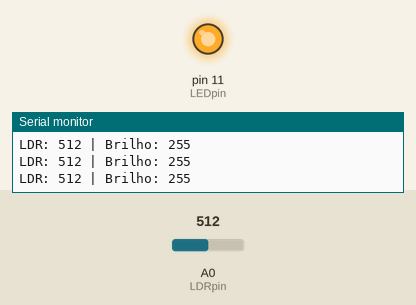
This sketch was run on a simulated Arduino Uno, built with avr-gcc and run on an emulated ATmega328P. On the bench: output pins drawn as LEDs (lit = HIGH), the last lines printed to the serial monitor. The inputs (shaded band) are chosen by the test bench; at power-on: A0 (LDRpin) = 512.

Above: at 1.2 s.
1.3 s: A0 (LDRpin) set to 190
4.3 s: A0 (LDRpin) set to 164
At 4.9 s:
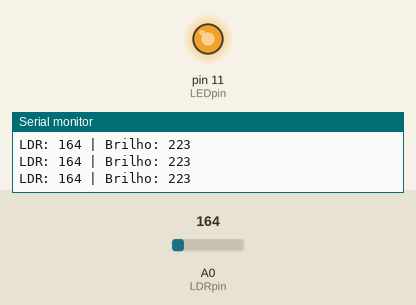
5.8 s: A0 (LDRpin) set to 0
At 7.0 s:
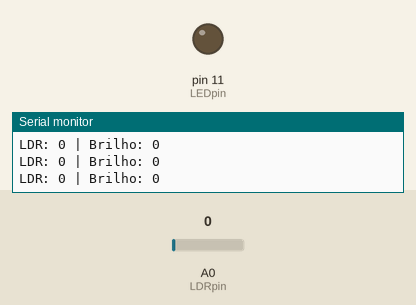
7.3 s: A0 (LDRpin) set to 48
10.3 s: A0 (LDRpin) set to 56
At 10.9 s:
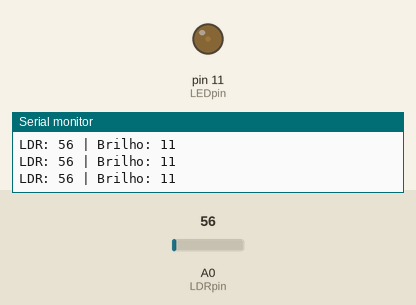
13.3 s: A0 (LDRpin) set to 122
At 14.4 s:
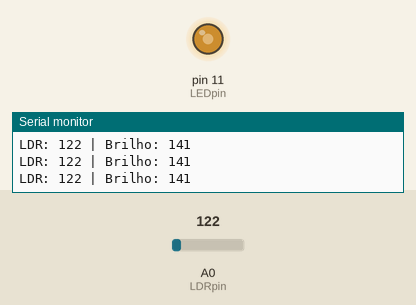
Timing chart, 0 to 15.8 s (numbered marks = the images above; inputs shaded):
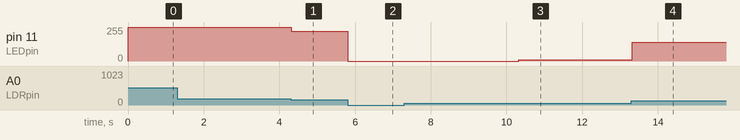

Measured:
- after the input at 4.3 s, pin 11 (LEDpin): 255/255 → 223/255 at once
- after the input at 5.8 s, pin 11 (LEDpin): 223/255 → 0/255 at once
- after the input at 10.3 s, pin 11 (LEDpin): 0/255 → 11/255 at once
- after the input at 13.3 s, pin 11 (LEDpin): 11/255 → 141/255 at once

The sketch:

1c.ino
```cpp
#define LDRpin A0
#define LEDpin 11
int LDRValue = 0;

void setup()
{
  Serial.begin(9600);
  pinMode(LEDpin, OUTPUT);
}

void loop()
{
  LDRValue = analogRead(LDRpin);
  int brightness = map(LDRValue, 50, 180, 0, 255);
  brightness = constrain(brightness, 0, 255);
  analogWrite(LEDpin, brightness);
  Serial.print("LDR: ");
  Serial.print(LDRValue);
  Serial.print(" | Brilho: ");
  Serial.println(brightness);
  delay(10);
}
```
